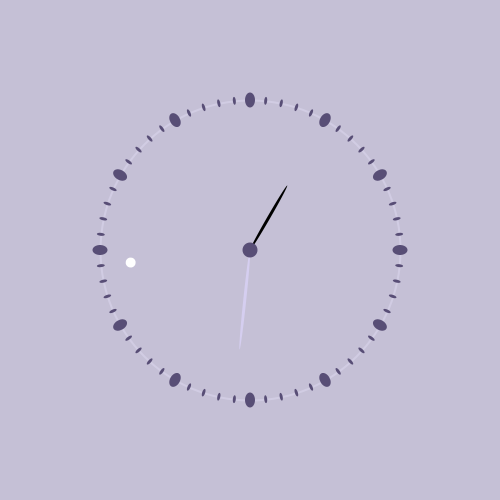
Frame 1 (no input)
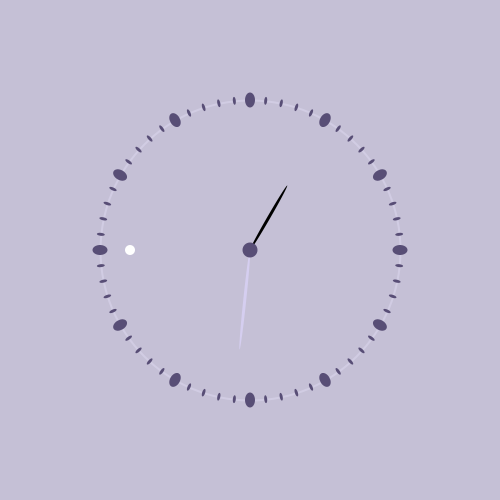
Frame 60 (the mouse pressed at the canvas centre just before this capture)
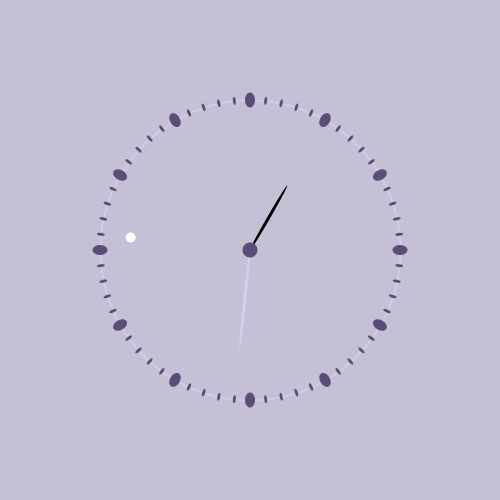
Frame 120 (the mouse held since frame 60 and released just before this capture)

The Processing sketch that drew these frames (run headless with seeded random() and noise(); from frame 60 on, the mouse is pressed at the canvas centre):

// Processing sketch: processing_169774
// ── processing_169774.pde

void setup()
{
  size(500,500);
  background(#C5C0D6);
  noStroke();
}

void draw()
{
  background(#C5C0D6);

  translate(width/2,height/2);
  
  //Kreis
  pushMatrix();
  stroke(#D1CCE3);
  strokeWeight(2);
  noFill();
  ellipse(0,0,300,300);
  popMatrix();
  
  //5-Minuten-Ellipsen
  for (int i=0;i<360;i+=30) 
  {
    pushMatrix();
    rotate(radians(i));
    translate(0,150);
    noStroke();
    fill(#584E76);
    ellipse(0,0,10,15);
    popMatrix();
  }
  
  //Minuten-Ellipsen
  for (int i=0;i<360;i+=6) 
  {
    pushMatrix();
    rotate(radians(i));
    translate(0,150);
    noStroke();
    fill(#584E76);
    ellipse(0,0,3,8);
    popMatrix();
  }

  float sekunde_j = map(second(),0,60,0,2*PI);
  float minute_j = map(minute(),0,60,0,2*PI);
  float stunde_j = map(hour(),0,12,0,2*PI);

  //Sekunde
  pushMatrix();
  rotate(sekunde_j);
  translate(0,120);
  noStroke();
  fill(255);
  ellipse(0,0,10,10);
  popMatrix();
  
  //Minute
  pushMatrix();
  rotate(minute_j);
  translate(0,-50);
  noStroke();
  fill(#D5CEF0);
  ellipse(0,0,3,100);
  popMatrix();

  //Stunde
  pushMatrix();
  rotate(stunde_j);
  translate(0,-75/2);
  noStroke();
  fill(0);
  ellipse(0,0,3,75);
  popMatrix();
  
  //Mittelpunkt
  pushMatrix();
  fill(#584E76);
  ellipse(0,0,15,15);
  popMatrix();
  
}
